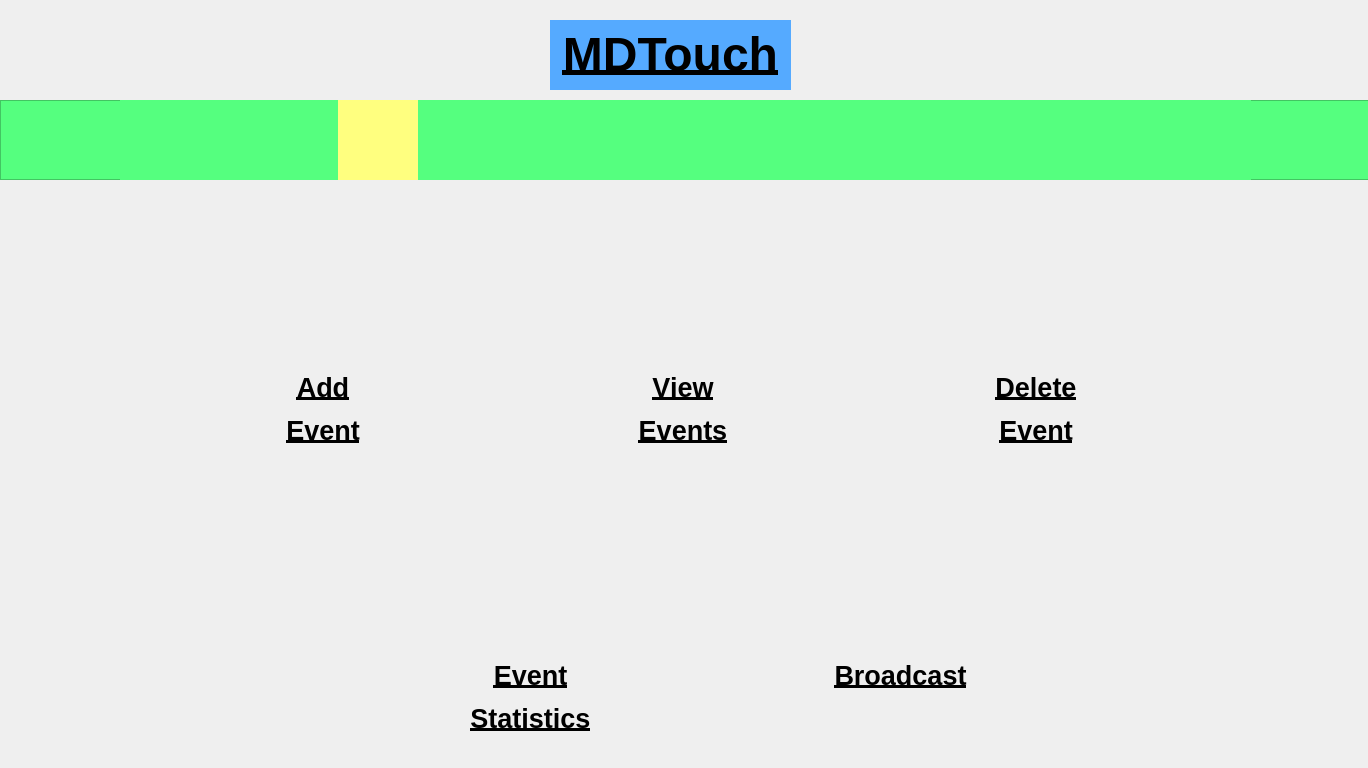
<?xml version="1.0" encoding="UTF-8"?>
<ui version="4.0">
 <class>superadminEvents</class>
 <widget class="QMainWindow" name="superadminEvents">
  <property name="geometry">
   <rect>
    <x>0</x>
    <y>0</y>
    <width>1368</width>
    <height>768</height>
   </rect>
  </property>
  <property name="windowTitle">
   <string>MainWindow</string>
  </property>
  <widget class="QWidget" name="centralwidget">
   <widget class="QLabel" name="title">
    <property name="geometry">
     <rect>
      <x>550</x>
      <y>20</y>
      <width>241</width>
      <height>70</height>
     </rect>
    </property>
    <property name="sizePolicy">
     <sizepolicy hsizetype="Fixed" vsizetype="Fixed">
      <horstretch>0</horstretch>
      <verstretch>0</verstretch>
     </sizepolicy>
    </property>
    <property name="minimumSize">
     <size>
      <width>0</width>
      <height>50</height>
     </size>
    </property>
    <property name="maximumSize">
     <size>
      <width>400</width>
      <height>70</height>
     </size>
    </property>
    <property name="styleSheet">
     <string notr="true">background-color: rgb(85, 170, 255);</string>
    </property>
    <property name="text">
     <string>&lt;!DOCTYPE HTML PUBLIC &quot;-//W3C//DTD HTML 4.0//EN&quot; &quot;http://www.w3.org/TR/REC-html40/strict.dtd&quot;&gt;
&lt;html&gt;&lt;head&gt;&lt;meta name=&quot;qrichtext&quot; content=&quot;1&quot; /&gt;&lt;style type=&quot;text/css&quot;&gt;
p, li { white-space: pre-wrap; }
&lt;/style&gt;&lt;/head&gt;&lt;body style=&quot; font-family:'MS Shell Dlg 2'; font-size:8pt; font-weight:400; font-style:normal;&quot;&gt;
&lt;p align=&quot;center&quot; style=&quot; margin-top:12px; margin-bottom:12px; margin-left:0px; margin-right:0px; -qt-block-indent:0; text-indent:0px;&quot;&gt;&lt;span style=&quot; font-size:36pt; font-weight:600; text-decoration: underline;&quot;&gt;MDTouch&lt;/span&gt;&lt;/p&gt;&lt;/body&gt;&lt;/html&gt;</string>
    </property>
   </widget>
   <widget class="QPushButton" name="logout">
    <property name="geometry">
     <rect>
      <x>1240</x>
      <y>10</y>
      <width>101</width>
      <height>91</height>
     </rect>
    </property>
    <property name="styleSheet">
     <string notr="true">border:none;</string>
    </property>
    <property name="text">
     <string/>
    </property>
    <property name="icon">
     <iconset>
      <normaloff>../MdTouch/Images/logout.jpg</normaloff>../MdTouch/Images/logout.jpg</iconset>
    </property>
    <property name="iconSize">
     <size>
      <width>80</width>
      <height>80</height>
     </size>
    </property>
   </widget>
   <widget class="QPushButton" name="back">
    <property name="geometry">
     <rect>
      <x>30</x>
      <y>0</y>
      <width>101</width>
      <height>100</height>
     </rect>
    </property>
    <property name="styleSheet">
     <string notr="true">border:none;</string>
    </property>
    <property name="text">
     <string/>
    </property>
    <property name="icon">
     <iconset>
      <normaloff>../MdTouch/Images/back.png</normaloff>../MdTouch/Images/back.png</iconset>
    </property>
    <property name="iconSize">
     <size>
      <width>80</width>
      <height>80</height>
     </size>
    </property>
   </widget>
   <widget class="QFrame" name="frame">
    <property name="geometry">
     <rect>
      <x>0</x>
      <y>100</y>
      <width>1371</width>
      <height>80</height>
     </rect>
    </property>
    <property name="styleSheet">
     <string notr="true">background-color: rgb(85, 255, 127);</string>
    </property>
    <property name="frameShape">
     <enum>QFrame::StyledPanel</enum>
    </property>
    <property name="frameShadow">
     <enum>QFrame::Raised</enum>
    </property>
    <widget class="QWidget" name="horizontalLayoutWidget_3">
     <property name="geometry">
      <rect>
       <x>120</x>
       <y>0</y>
       <width>1131</width>
       <height>80</height>
      </rect>
     </property>
     <layout class="QHBoxLayout" name="horizontalLayout_4">
      <item>
       <widget class="QPushButton" name="hospitals">
        <property name="maximumSize">
         <size>
          <width>80</width>
          <height>80</height>
         </size>
        </property>
        <property name="styleSheet">
         <string notr="true">border:none;</string>
        </property>
        <property name="text">
         <string/>
        </property>
        <property name="icon">
         <iconset>
          <normaloff>../MdTouch/Images/hospital.png</normaloff>../MdTouch/Images/hospital.png</iconset>
        </property>
        <property name="iconSize">
         <size>
          <width>50</width>
          <height>50</height>
         </size>
        </property>
       </widget>
      </item>
      <item>
       <widget class="QPushButton" name="events">
        <property name="maximumSize">
         <size>
          <width>80</width>
          <height>80</height>
         </size>
        </property>
        <property name="styleSheet">
         <string notr="true">background-color: rgb(255, 255, 127);
border:none;</string>
        </property>
        <property name="text">
         <string/>
        </property>
        <property name="icon">
         <iconset>
          <normaloff>../MdTouch/Images/event.jpg</normaloff>../MdTouch/Images/event.jpg</iconset>
        </property>
        <property name="iconSize">
         <size>
          <width>50</width>
          <height>50</height>
         </size>
        </property>
       </widget>
      </item>
      <item>
       <widget class="QPushButton" name="bloodBank">
        <property name="maximumSize">
         <size>
          <width>80</width>
          <height>80</height>
         </size>
        </property>
        <property name="styleSheet">
         <string notr="true">border:none;</string>
        </property>
        <property name="text">
         <string/>
        </property>
        <property name="icon">
         <iconset>
          <normaloff>../MdTouch/Images/bloodbank.png</normaloff>../MdTouch/Images/bloodbank.png</iconset>
        </property>
        <property name="iconSize">
         <size>
          <width>50</width>
          <height>50</height>
         </size>
        </property>
       </widget>
      </item>
      <item>
       <widget class="QPushButton" name="testCenters">
        <property name="maximumSize">
         <size>
          <width>80</width>
          <height>80</height>
         </size>
        </property>
        <property name="styleSheet">
         <string notr="true">border:none;</string>
        </property>
        <property name="text">
         <string/>
        </property>
        <property name="icon">
         <iconset>
          <normaloff>../MdTouch/Images/test_2.png</normaloff>../MdTouch/Images/test_2.png</iconset>
        </property>
        <property name="iconSize">
         <size>
          <width>50</width>
          <height>50</height>
         </size>
        </property>
       </widget>
      </item>
      <item>
       <widget class="QPushButton" name="doctors">
        <property name="maximumSize">
         <size>
          <width>80</width>
          <height>80</height>
         </size>
        </property>
        <property name="styleSheet">
         <string notr="true">border:none;</string>
        </property>
        <property name="text">
         <string/>
        </property>
        <property name="icon">
         <iconset>
          <normaloff>../MdTouch/Images/doctor.png</normaloff>../MdTouch/Images/doctor.png</iconset>
        </property>
        <property name="iconSize">
         <size>
          <width>50</width>
          <height>50</height>
         </size>
        </property>
       </widget>
      </item>
      <item>
       <widget class="QPushButton" name="dispensary">
        <property name="maximumSize">
         <size>
          <width>80</width>
          <height>80</height>
         </size>
        </property>
        <property name="styleSheet">
         <string notr="true">border:none;</string>
        </property>
        <property name="text">
         <string/>
        </property>
        <property name="icon">
         <iconset>
          <normaloff>../MdTouch/Images/dispensary.png</normaloff>../MdTouch/Images/dispensary.png</iconset>
        </property>
        <property name="iconSize">
         <size>
          <width>50</width>
          <height>50</height>
         </size>
        </property>
       </widget>
      </item>
      <item>
       <widget class="QPushButton" name="emergency">
        <property name="maximumSize">
         <size>
          <width>80</width>
          <height>80</height>
         </size>
        </property>
        <property name="styleSheet">
         <string notr="true">border:none;</string>
        </property>
        <property name="text">
         <string/>
        </property>
        <property name="icon">
         <iconset>
          <normaloff>../MdTouch/Images/ambulance.png</normaloff>../MdTouch/Images/ambulance.png</iconset>
        </property>
        <property name="iconSize">
         <size>
          <width>50</width>
          <height>50</height>
         </size>
        </property>
       </widget>
      </item>
     </layout>
    </widget>
   </widget>
   <widget class="QLabel" name="deleteEventLabel">
    <property name="geometry">
     <rect>
      <x>980</x>
      <y>370</y>
      <width>112</width>
      <height>78</height>
     </rect>
    </property>
    <property name="sizePolicy">
     <sizepolicy hsizetype="Fixed" vsizetype="Fixed">
      <horstretch>0</horstretch>
      <verstretch>0</verstretch>
     </sizepolicy>
    </property>
    <property name="text">
     <string>&lt;html&gt;&lt;head/&gt;&lt;body&gt;&lt;p align=&quot;center&quot;&gt;&lt;span style=&quot; font-size:20pt; font-weight:600; text-decoration: underline;&quot;&gt;Delete&lt;/span&gt;&lt;/p&gt;&lt;p align=&quot;center&quot;&gt;&lt;span style=&quot; font-size:20pt; font-weight:600; text-decoration: underline;&quot;&gt;Event&lt;/span&gt;&lt;/p&gt;&lt;/body&gt;&lt;/html&gt;</string>
    </property>
   </widget>
   <widget class="QWidget" name="horizontalLayoutWidget">
    <property name="geometry">
     <rect>
      <x>40</x>
      <y>230</y>
      <width>1291</width>
      <height>151</height>
     </rect>
    </property>
    <layout class="QHBoxLayout" name="horizontalLayout">
     <item>
      <widget class="QPushButton" name="addEvent">
       <property name="maximumSize">
        <size>
         <width>120</width>
         <height>120</height>
        </size>
       </property>
       <property name="styleSheet">
        <string notr="true">border:none;</string>
       </property>
       <property name="text">
        <string/>
       </property>
       <property name="icon">
        <iconset>
         <normaloff>../MdTouch/Images/add_event.png</normaloff>../MdTouch/Images/add_event.png</iconset>
       </property>
       <property name="iconSize">
        <size>
         <width>100</width>
         <height>100</height>
        </size>
       </property>
      </widget>
     </item>
     <item>
      <widget class="QPushButton" name="viewEvents">
       <property name="sizePolicy">
        <sizepolicy hsizetype="Fixed" vsizetype="Fixed">
         <horstretch>0</horstretch>
         <verstretch>0</verstretch>
        </sizepolicy>
       </property>
       <property name="maximumSize">
        <size>
         <width>120</width>
         <height>120</height>
        </size>
       </property>
       <property name="styleSheet">
        <string notr="true">border:none;</string>
       </property>
       <property name="text">
        <string/>
       </property>
       <property name="icon">
        <iconset>
         <normaloff>../MdTouch/Images/search_hospital.png</normaloff>../MdTouch/Images/search_hospital.png</iconset>
       </property>
       <property name="iconSize">
        <size>
         <width>100</width>
         <height>100</height>
        </size>
       </property>
      </widget>
     </item>
     <item>
      <widget class="QPushButton" name="deleteEvent">
       <property name="maximumSize">
        <size>
         <width>120</width>
         <height>120</height>
        </size>
       </property>
       <property name="styleSheet">
        <string notr="true">border:none;</string>
       </property>
       <property name="text">
        <string/>
       </property>
       <property name="icon">
        <iconset>
         <normaloff>../MdTouch/Images/delete_event.png</normaloff>../MdTouch/Images/delete_event.png</iconset>
       </property>
       <property name="iconSize">
        <size>
         <width>100</width>
         <height>100</height>
        </size>
       </property>
      </widget>
     </item>
    </layout>
   </widget>
   <widget class="QLabel" name="addEventLabel">
    <property name="geometry">
     <rect>
      <x>260</x>
      <y>370</y>
      <width>126</width>
      <height>78</height>
     </rect>
    </property>
    <property name="sizePolicy">
     <sizepolicy hsizetype="Fixed" vsizetype="Fixed">
      <horstretch>0</horstretch>
      <verstretch>0</verstretch>
     </sizepolicy>
    </property>
    <property name="text">
     <string>&lt;html&gt;&lt;head/&gt;&lt;body&gt;&lt;p align=&quot;center&quot;&gt;&lt;span style=&quot; font-size:20pt; font-weight:600; text-decoration: underline;&quot;&gt;Add&lt;/span&gt;&lt;/p&gt;&lt;p align=&quot;center&quot;&gt;&lt;span style=&quot; font-size:20pt; font-weight:600; text-decoration: underline;&quot;&gt;Event&lt;/span&gt;&lt;/p&gt;&lt;/body&gt;&lt;/html&gt;</string>
    </property>
   </widget>
   <widget class="QWidget" name="horizontalLayoutWidget_2">
    <property name="geometry">
     <rect>
      <x>210</x>
      <y>520</y>
      <width>1011</width>
      <height>161</height>
     </rect>
    </property>
    <layout class="QHBoxLayout" name="horizontalLayout_2">
     <item>
      <widget class="QPushButton" name="eventStatistics">
       <property name="sizePolicy">
        <sizepolicy hsizetype="Fixed" vsizetype="Fixed">
         <horstretch>0</horstretch>
         <verstretch>0</verstretch>
        </sizepolicy>
       </property>
       <property name="maximumSize">
        <size>
         <width>120</width>
         <height>120</height>
        </size>
       </property>
       <property name="styleSheet">
        <string notr="true">border:none;</string>
       </property>
       <property name="text">
        <string/>
       </property>
       <property name="icon">
        <iconset>
         <normaloff>../MdTouch/Images/event_statistics.png</normaloff>../MdTouch/Images/event_statistics.png</iconset>
       </property>
       <property name="iconSize">
        <size>
         <width>100</width>
         <height>100</height>
        </size>
       </property>
      </widget>
     </item>
     <item>
      <widget class="QPushButton" name="broadcast">
       <property name="sizePolicy">
        <sizepolicy hsizetype="Fixed" vsizetype="Fixed">
         <horstretch>0</horstretch>
         <verstretch>0</verstretch>
        </sizepolicy>
       </property>
       <property name="maximumSize">
        <size>
         <width>120</width>
         <height>120</height>
        </size>
       </property>
       <property name="styleSheet">
        <string notr="true">border:none;</string>
       </property>
       <property name="text">
        <string/>
       </property>
       <property name="icon">
        <iconset>
         <normaloff>../MdTouch/Images/broadcast.png</normaloff>../MdTouch/Images/broadcast.png</iconset>
       </property>
       <property name="iconSize">
        <size>
         <width>100</width>
         <height>100</height>
        </size>
       </property>
      </widget>
     </item>
    </layout>
   </widget>
   <widget class="QLabel" name="eventStatisticsLabel">
    <property name="geometry">
     <rect>
      <x>460</x>
      <y>660</y>
      <width>141</width>
      <height>81</height>
     </rect>
    </property>
    <property name="sizePolicy">
     <sizepolicy hsizetype="Fixed" vsizetype="Fixed">
      <horstretch>0</horstretch>
      <verstretch>0</verstretch>
     </sizepolicy>
    </property>
    <property name="text">
     <string>&lt;html&gt;&lt;head/&gt;&lt;body&gt;&lt;p align=&quot;center&quot;&gt;&lt;span style=&quot; font-size:20pt; font-weight:600; text-decoration: underline;&quot;&gt;Event&lt;/span&gt;&lt;/p&gt;&lt;p align=&quot;center&quot;&gt;&lt;span style=&quot; font-size:20pt; font-weight:600; text-decoration: underline;&quot;&gt;Statistics&lt;/span&gt;&lt;/p&gt;&lt;/body&gt;&lt;/html&gt;</string>
    </property>
    <property name="alignment">
     <set>Qt::AlignLeading|Qt::AlignLeft|Qt::AlignTop</set>
    </property>
   </widget>
   <widget class="QLabel" name="viewEventsLabel">
    <property name="geometry">
     <rect>
      <x>620</x>
      <y>370</y>
      <width>126</width>
      <height>78</height>
     </rect>
    </property>
    <property name="sizePolicy">
     <sizepolicy hsizetype="Fixed" vsizetype="Fixed">
      <horstretch>0</horstretch>
      <verstretch>0</verstretch>
     </sizepolicy>
    </property>
    <property name="text">
     <string>&lt;html&gt;&lt;head/&gt;&lt;body&gt;&lt;p align=&quot;center&quot;&gt;&lt;span style=&quot; font-size:20pt; font-weight:600; text-decoration: underline;&quot;&gt;View&lt;/span&gt;&lt;/p&gt;&lt;p align=&quot;center&quot;&gt;&lt;span style=&quot; font-size:20pt; font-weight:600; text-decoration: underline;&quot;&gt;Events&lt;/span&gt;&lt;/p&gt;&lt;/body&gt;&lt;/html&gt;</string>
    </property>
   </widget>
   <widget class="QLabel" name="broadcastLabel">
    <property name="geometry">
     <rect>
      <x>820</x>
      <y>660</y>
      <width>161</width>
      <height>61</height>
     </rect>
    </property>
    <property name="sizePolicy">
     <sizepolicy hsizetype="Fixed" vsizetype="Fixed">
      <horstretch>0</horstretch>
      <verstretch>0</verstretch>
     </sizepolicy>
    </property>
    <property name="text">
     <string>&lt;html&gt;&lt;head/&gt;&lt;body&gt;&lt;p align=&quot;center&quot;&gt;&lt;span style=&quot; font-size:20pt; font-weight:600; text-decoration: underline;&quot;&gt;Broadcast&lt;/span&gt;&lt;/p&gt;&lt;/body&gt;&lt;/html&gt;</string>
    </property>
    <property name="alignment">
     <set>Qt::AlignLeading|Qt::AlignLeft|Qt::AlignTop</set>
    </property>
   </widget>
  </widget>
 </widget>
 <resources/>
 <connections/>
</ui>
